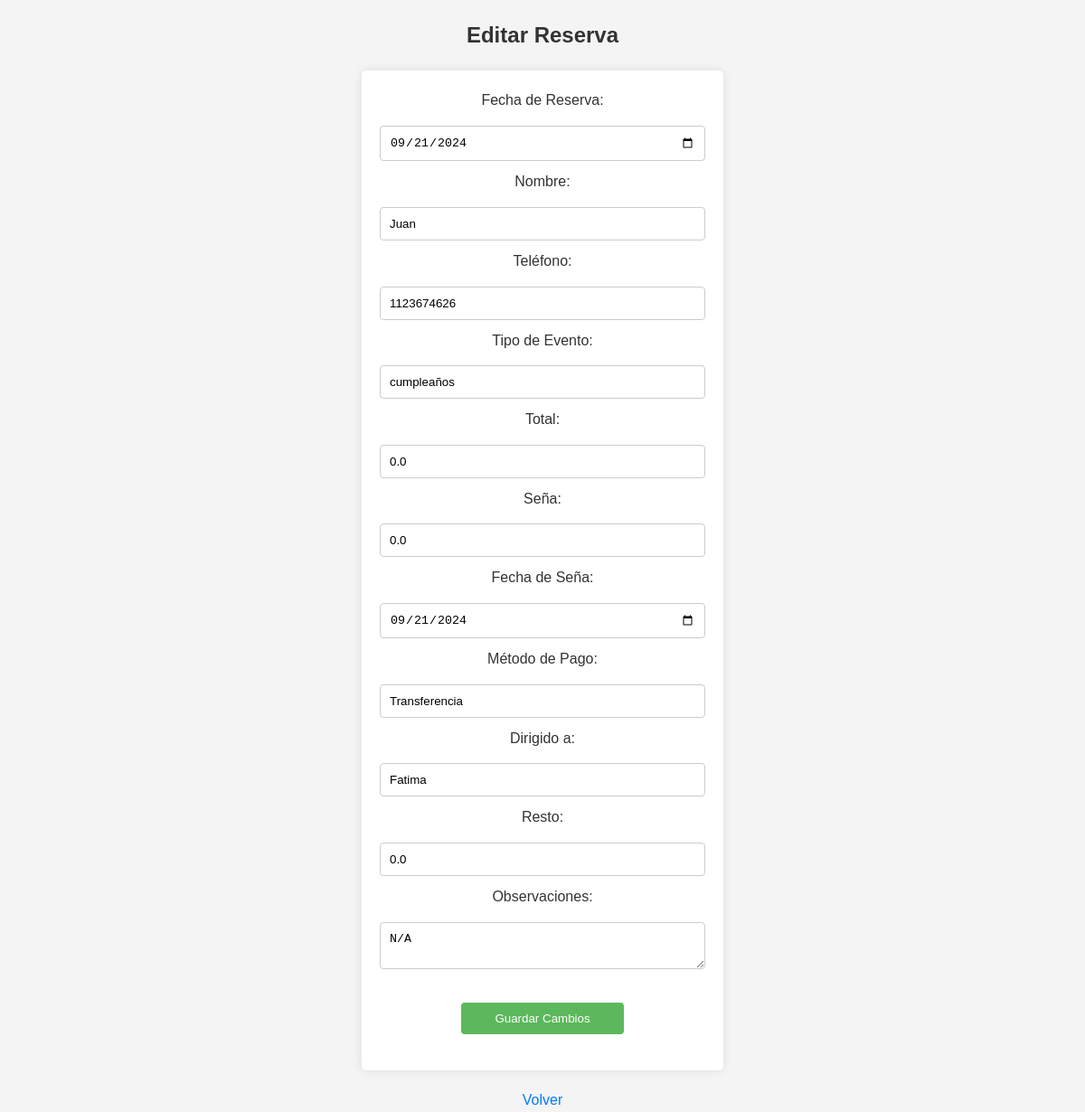
The app's page /editar/1, older data.
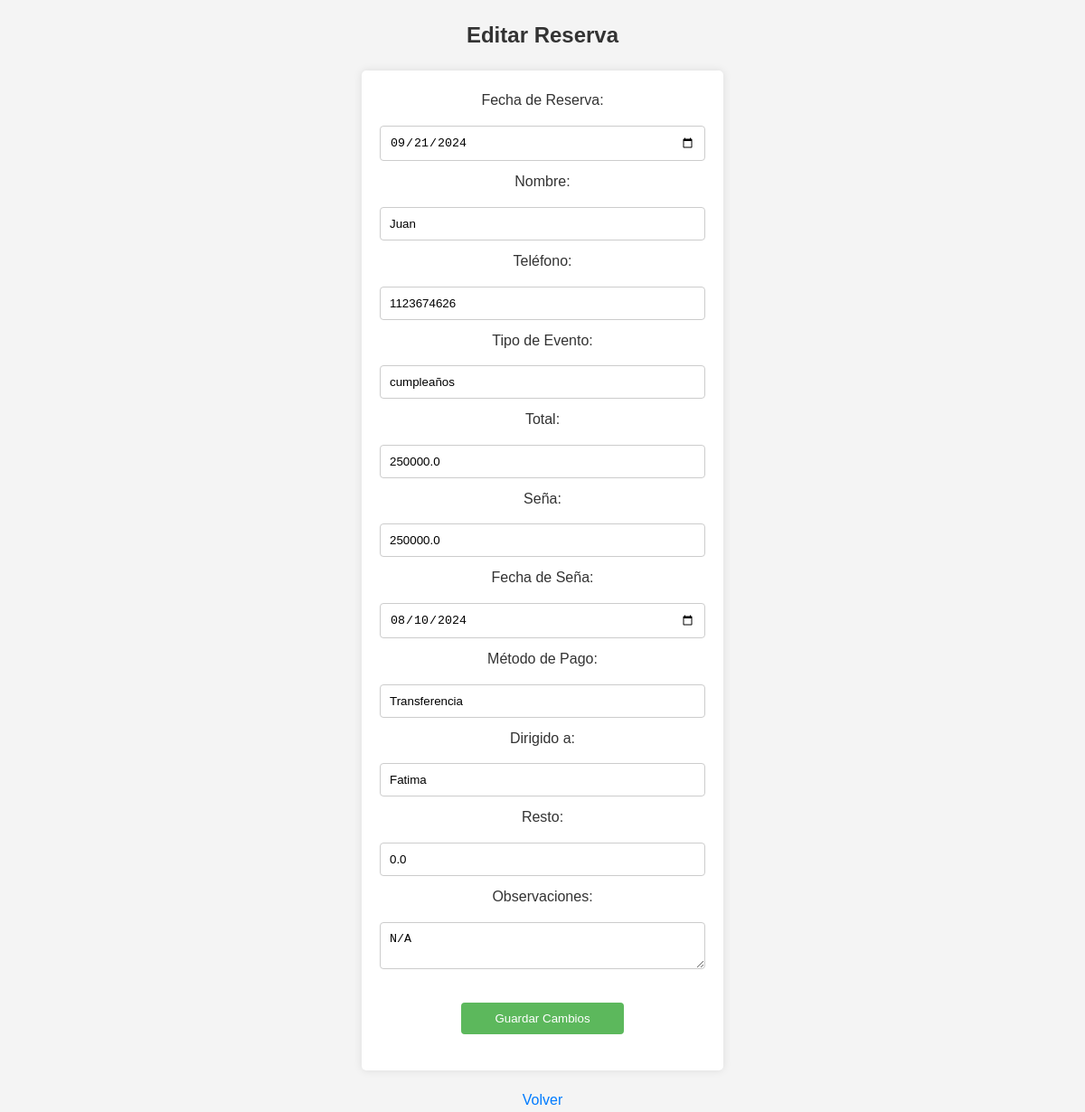
The same page, newer data.
### tables this page shows
CREATE TABLE reservas (id INTEGER PRIMARY KEY, fecha TEXT, nombre TEXT, telefono TEXT, tipo_evento TEXT, total REAL, seña REAL, fecha_seña TEXT, metodo_pago TEXT, dirigido_a TEXT, resto REAL, observaciones TEXT);

### app.py (the view, shortened to what this page needs)
@app.route('/editar/<int:id>', methods=['GET', 'POST'])
def editar_reserva(id):
    conn = get_db_connection()
    reserva = conn.execute('SELECT * FROM reservas WHERE id = ?', (id,)).fetchone()
    reserva_dict = dict(reserva)  # Convertimos el objeto a diccionario para que sea modificable
    return render_template('editar_reserva.html', reserva=reserva_dict)

### app.py (called while the page is built)
def get_db_connection():
    conn = sqlite3.connect('reservas.db')
    conn.row_factory = sqlite3.Row
    return conn

### templates/editar_reserva.html (shortened to what this page needs)
<!DOCTYPE html>
<html lang="es">
<head>
    <link rel="stylesheet" href="{{ url_for('static', filename='styles.css') }}">
</head>
<body>
    <div class="centered">
        <h2>Editar Reserva</h2>
        <form method="POST" action="/editar/{{ reserva['id'] }}">
            <label for="fecha">Fecha de Reserva:</label>
            <input type="date" id="fecha" name="fecha" value="{{ reserva['fecha'] }}" required>
            <label for="nombre">Nombre:</label>
            <input type="text" id="nombre" name="nombre" value="{{ reserva['nombre'] }}" required>
            <label for="telefono">Teléfono:</label>
            <input type="text" id="telefono" name="telefono" value="{{ reserva['telefono'] }}" required>
            <label for="tipo_evento">Tipo de Evento:</label>
            <input type="text" id="tipo_evento" name="tipo_evento" value="{{ reserva['tipo_evento'] }}" required>
            <label for="total">Total:</label>
            <input type="number" id="total" name="total" value="{{ reserva['total'] }}" required oninput="calcularResto()">
            <label for="seña">Seña:</label>
            <input type="number" id="seña" name="seña" value="{{ reserva['seña'] }}" required oninput="calcularResto()">
            <label for="fecha_seña">Fecha de Seña:</label>
            <input type="date" id="fecha_seña" name="fecha_seña" value="{{ reserva['fecha_seña'] }}" required>
            <label for="metodo_pago">Método de Pago:</label>
            <input type="text" id="metodo_pago" name="metodo_pago" value="{{ reserva['metodo_pago'] }}" required>
            <label for="dirigido_a">Dirigido a:</label>
            <input type="text" id="dirigido_a" name="dirigido_a" value="{{ reserva['dirigido_a'] }}" required>
            <label for="resto">Resto:</label>
            <input type="number" id="resto" name="resto" value="{{ reserva['resto'] }}" required readonly>
            <label for="observaciones">Observaciones:</label>
            <textarea id="observaciones" name="observaciones">{{ reserva['observaciones'] }}</textarea>
            <button type="submit" class="centered-button">Guardar Cambios</button>
        </form>
        <div class="centered">
            <p><a href="/reservas">Volver</a></p>
        </div>
    </div>
</body>
</html>

Row changes from the older to the newer data that the page shows:
changed reservas "Juan": total "0.0" → "250000.0"; seña "0.0" → "250000.0"; fecha_seña "09/21/2024" → "08/10/2024"
